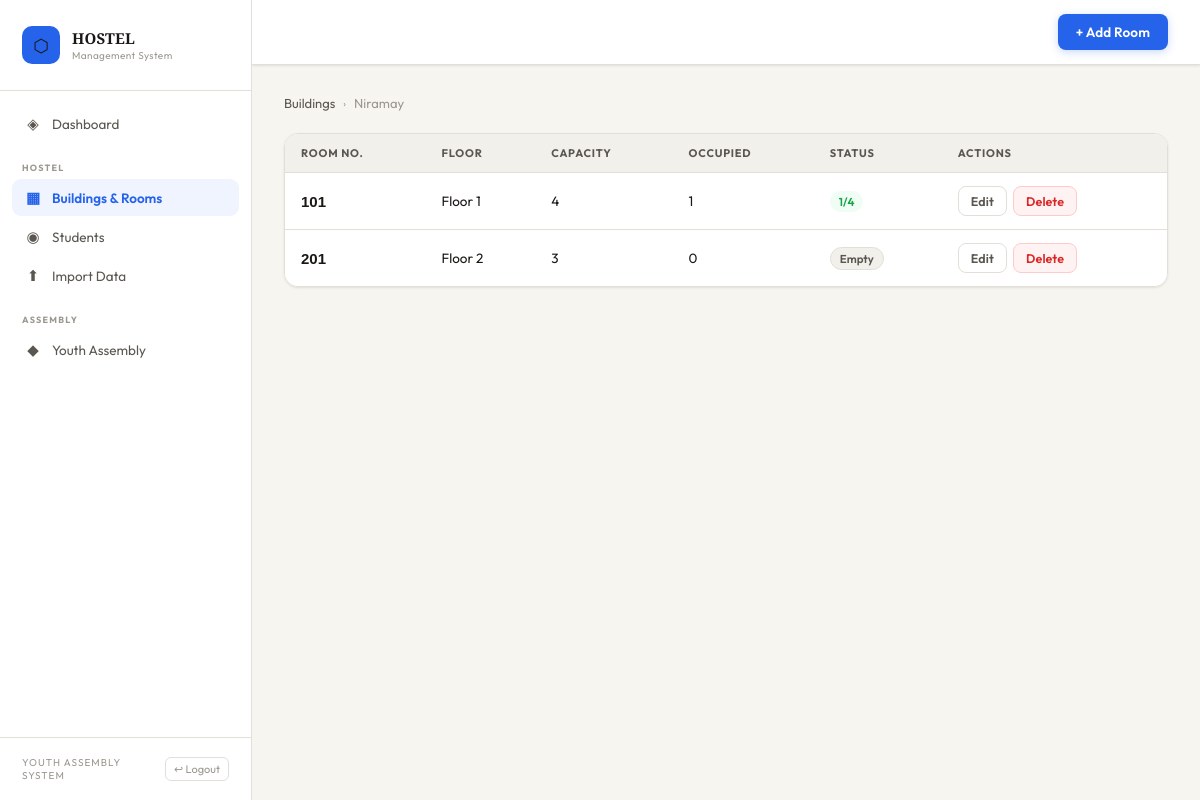
The app's page /buildings/1/rooms (signed in) with its own data.
### tables this page shows
CREATE TABLE buildings (
            id INTEGER PRIMARY KEY AUTOINCREMENT,
            name TEXT NOT NULL,
            description TEXT,
            created_at TIMESTAMP DEFAULT CURRENT_TIMESTAMP
        );

CREATE TABLE rooms (
            id INTEGER PRIMARY KEY AUTOINCREMENT,
            building_id INTEGER NOT NULL,
            room_number TEXT NOT NULL,
            capacity INTEGER DEFAULT 4,
            floor INTEGER DEFAULT 1,
            FOREIGN KEY (building_id) REFERENCES buildings(id)
        );

### app.py (the view)
@app.route('/buildings/<int:bid>/rooms')
def rooms(bid):
    conn = get_db()
    building = conn.execute('SELECT * FROM buildings WHERE id=?', (bid,)).fetchone()
    rooms = conn.execute('''
        SELECT r.*, COUNT(s.id) as occupancy
        FROM rooms r LEFT JOIN students s ON s.room_id=r.id
        WHERE r.building_id=? GROUP BY r.id ORDER BY r.floor, r.room_number
    ''', (bid,)).fetchall()
    conn.close()
    return render_template('rooms.html', rooms=rooms, building=building)

### app.py (called while the page is built)
@app.before_request
def auth_guard():
    ep = request.endpoint
    if not ep or ep in PUBLIC_ROUTES:
        return
    is_admin     = session.get('admin')
    is_volunteer = session.get('volunteer')
    if is_volunteer and not is_admin:
        if ep not in VOLUNTEER_ALLOWED:
            return redirect(url_for('volunteer_dashboard'))
        return
    if not is_admin and not is_volunteer:
        if ep not in VOLUNTEER_ALLOWED:
            return redirect(url_for('admin_login'))

def get_db():
    conn = sqlite3.connect(DB)
    conn.row_factory = sqlite3.Row
    return conn

### templates/rooms.html (shortened to what this page needs)
{% extends 'base.html' %}  {% block page_title %}{{ building.name }} — Rooms{% endblock %} {%
block topbar_actions %}
<a href="{{ url_for('add_room', bid=building.id) }}" class="btn btn-primary"
  >+ Add Room</a
>
{% endblock %} {% block content %}
<div class="breadcrumb">
  <a href="{{ url_for('buildings') }}">Buildings</a>
  <span class="breadcrumb-sep">›</span>
  <span>{{ building.name }}</span>
</div>
{% if rooms %}
<div class="table-wrap">
  <table>
    <thead>
      <tr>
        <th>Room No.</th>
        <th>Floor</th>
        <th>Capacity</th>
        <th>Occupied</th>
        <th>Status</th>
        <th>Actions</th>
      </tr>
    </thead>
    <tbody>
      {% for r in rooms %}
      <tr>
        <td
          style="
            font-family: &quot;Syne&quot;, sans-serif;
            font-weight: 700;
            font-size: 15px;
          "
        >
          {{ r.room_number }}
        </td>
        <td>Floor {{ r.floor }}</td>
        <td>{{ r.capacity }}</td>
        <td>{{ r.occupancy }}</td>
        <td>
          {% if r.occupancy >= r.capacity %}
          <span class="badge badge-red">Full</span>
          {% elif r.occupancy == 0 %}
          <span class="badge badge-gray">Empty</span>
          {% else %}
          <span class="badge badge-green"
            >{{ r.occupancy }}/{{ r.capacity }}</span
          >
          {% endif %}
        </td>
        <td>
          <div class="actions-cell">
            <a
              href="{{ url_for('edit_room', id=r.id) }}"
              class="btn btn-secondary btn-sm"
              >Edit</a
            >
            <form
              method="POST"
              action="{{ url_for('delete_room', id=r.id) }}"
              class="confirm-delete"
            >
              <button type="submit" class="btn btn-danger btn-sm">
                Delete
              </button>
            </form>
          </div>
        </td>
      </tr>
      {% endfor %}
    </tbody>
  </table>
</div>
{% endif %} {% endblock %}

### static/css/style.css (style rules this page uses)
:root { --bg: #f7f5f0; --bg2: #ffffff; --bg3: #f2f0eb; --bg4: #e8e5de; --border: #e2dfd7; --border2: #d0ccc2; --accent: #2563eb; --accent-light: #eff4ff; --accent2: #1d4ed8; --text: #1a1814; --text2: #5a5650; --text3: #9c9890; --red: #dc2626; --red-light: #fef2f2; --green: #16a34a; --green-light: #f0fdf4; --orange: #ea580c; --orange-light: #fff7ed; --purple: #7c3aed; --purple-light: #f5f3ff; --shadow-sm: 0 1px 3px rgba(0, 0, 0, 0.06), 0 1px 2px rgba(0, 0, 0, 0.04); --shadow: 0 4px 12px rgba(0, 0, 0, 0.08), 0 2px 4px rgba(0, 0, 0, 0.04); --shadow-lg: 0 12px 40px rgba(0, 0, 0, 0.1), 0 4px 12px rgba(0, 0, 0, 0.06); --radius: 14px; --radius-sm: 8px; --sidebar-w: 252px; }
*, *::before, *::after { margin: 0; padding: 0; box-sizing: border-box; }
html { overflow-x: hidden; }
body { font-family: "Outfit", sans-serif; background: var(--bg); color: var(--text); min-height: 100vh; font-size: 14px; -webkit-font-smoothing: antialiased; overflow-x: hidden; }
.btn { display: inline-flex; align-items: center; gap: 6px; padding: 9px 18px; border-radius: var(--radius-sm); border: none; cursor: pointer; font-family: "Outfit", sans-serif; font-size: 13.5px; font-weight: 600; text-decoration: none; transition: all 0.18s; letter-spacing: 0.01em; white-space: nowrap; flex-shrink: 0; }
.btn-primary { background: var(--accent); color: #fff; box-shadow: 0 2px 8px rgba(37, 99, 235, 0.25); }
.btn-secondary { background: var(--bg2); color: var(--text2); border: 1.5px solid var(--border); }
.btn-danger { background: var(--red-light); color: var(--red); border: 1.5px solid #fecaca; }
.btn-sm { padding: 6px 12px; font-size: 12.5px; }
.table-wrap { overflow-x: auto; border-radius: var(--radius); border: 1.5px solid var(--border); box-shadow: var(--shadow-sm); -webkit-overflow-scrolling: touch; }
table { width: 100%; border-collapse: collapse; background: var(--bg2); min-width: 500px; }
thead th { background: var(--bg3); padding: 12px 16px; text-align: left; font-size: 11px; font-weight: 700; letter-spacing: 0.07em; text-transform: uppercase; color: var(--text2); border-bottom: 1.5px solid var(--border); white-space: nowrap; }
tbody td { padding: 13px 16px; border-bottom: 1px solid var(--border); vertical-align: middle; font-size: 13.5px; }
tbody tr:last-child td { border-bottom: none; }
.actions-cell { display: flex; gap: 6px; align-items: center; flex-wrap: nowrap; }
.badge { display: inline-flex; align-items: center; padding: 3px 9px; border-radius: 20px; font-size: 11.5px; font-weight: 600; white-space: nowrap; }
.badge-green { background: var(--green-light); color: var(--green); }
.badge-gray { background: var(--bg3); color: var(--text2); border: 1px solid var(--border); }
.breadcrumb { display: flex; align-items: center; gap: 8px; margin-bottom: 22px; font-size: 13px; color: var(--text3); flex-wrap: wrap; }
.breadcrumb a { color: var(--text2); text-decoration: none; }
.breadcrumb-sep { font-size: 10px; }

### records on screen
buildings: name "Niramay"
rooms: room_number "101", floor "1", capacity "4", occupancy "1"
rooms: room_number "201", floor "2", capacity "3", occupancy "0", shows "Empty"
